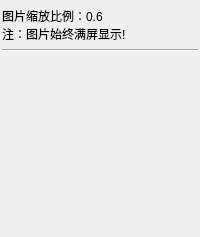
                      <widget class="QWidget" name="page_imageEdit">
                       <layout class="QGridLayout" name="gridLayout_35">
                        <property name="leftMargin">
                         <number>2</number>
                        </property>
                        <property name="topMargin">
                         <number>2</number>
                        </property>
                        <property name="rightMargin">
                         <number>2</number>
                        </property>
                        <property name="bottomMargin">
                         <number>2</number>
                        </property>
                        <property name="spacing">
                         <number>2</number>
                        </property>
                        <item row="3" column="0">
                         <spacer name="verticalSpacer_18">
                          <property name="orientation">
                           <enum>Qt::Vertical</enum>
                          </property>
                          <property name="sizeType">
                           <enum>QSizePolicy::Expanding</enum>
                          </property>
                          <property name="sizeHint" stdset="0">
                           <size>
                            <width>20</width>
                            <height>81</height>
                           </size>
                          </property>
                         </spacer>
                        </item>
                        <item row="2" column="0">
                         <widget class="QLabel" name="lab_imageShow">
                          <property name="minimumSize">
                           <size>
                            <width>0</width>
                            <height>100</height>
                           </size>
                          </property>
                          <property name="maximumSize">
                           <size>
                            <width>1152</width>
                            <height>648</height>
                           </size>
                          </property>
                          <property name="text">
                           <string/>
                          </property>
                          <property name="scaledContents">
                           <bool>true</bool>
                          </property>
                         </widget>
                        </item>
                        <item row="0" column="0">
                         <widget class="QLabel" name="label_2">
                          <property name="minimumSize">
                           <size>
                            <width>0</width>
                            <height>45</height>
                           </size>
                          </property>
                          <property name="maximumSize">
                           <size>
                            <width>16777215</width>
                            <height>45</height>
                           </size>
                          </property>
                          <property name="text">
                           <string>图片缩放比例：0.6  
注：图片始终满屏显示!</string>
                          </property>
                         </widget>
                        </item>
                        <item row="1" column="0">
                         <widget class="Line" name="line_8">
                          <property name="orientation">
                           <enum>Qt::Horizontal</enum>
                          </property>
                         </widget>
                        </item>
                       </layout>
                      </widget>
